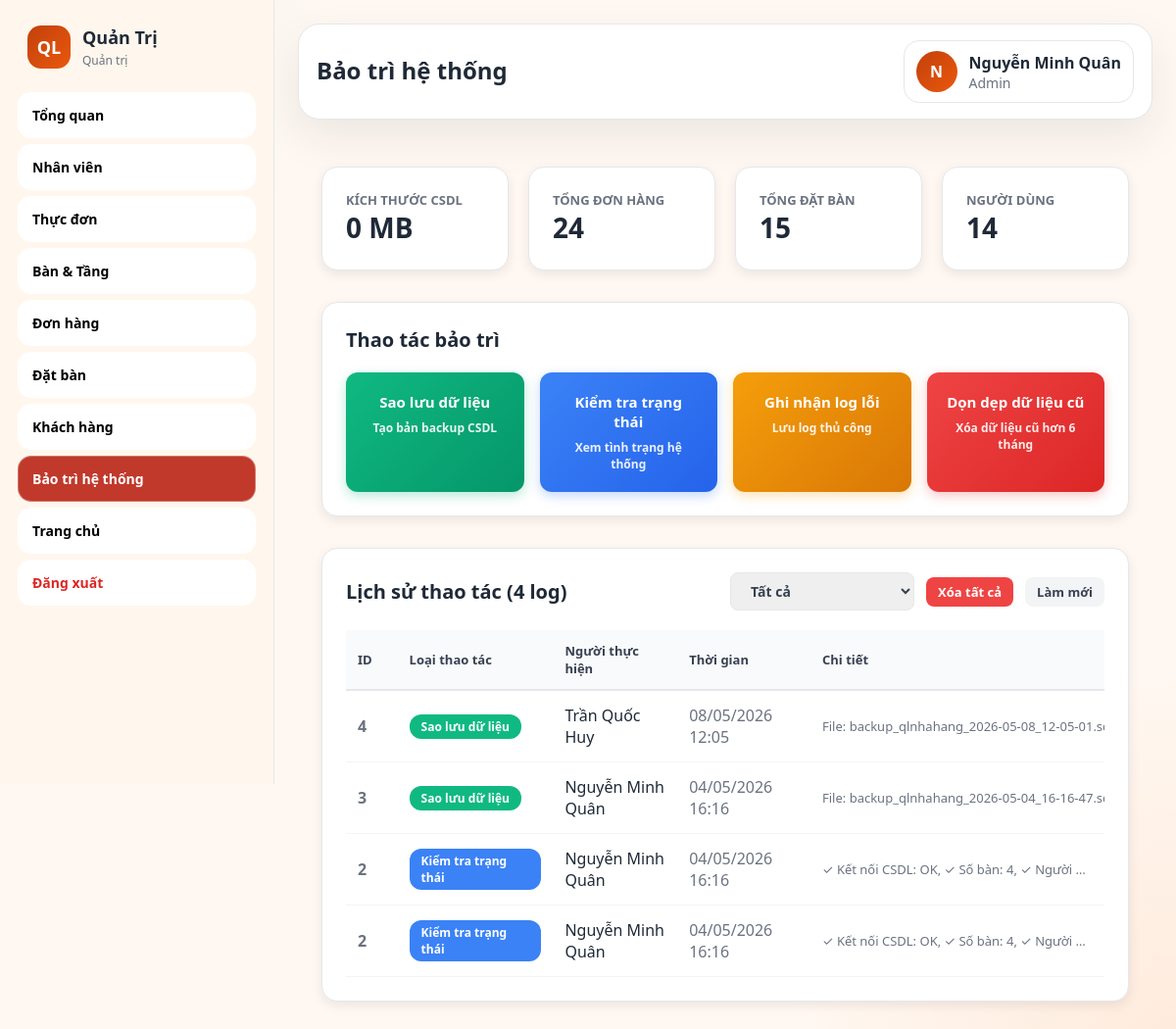
Page /admin.php?page=maintenance (signed in) on the earlier database version.
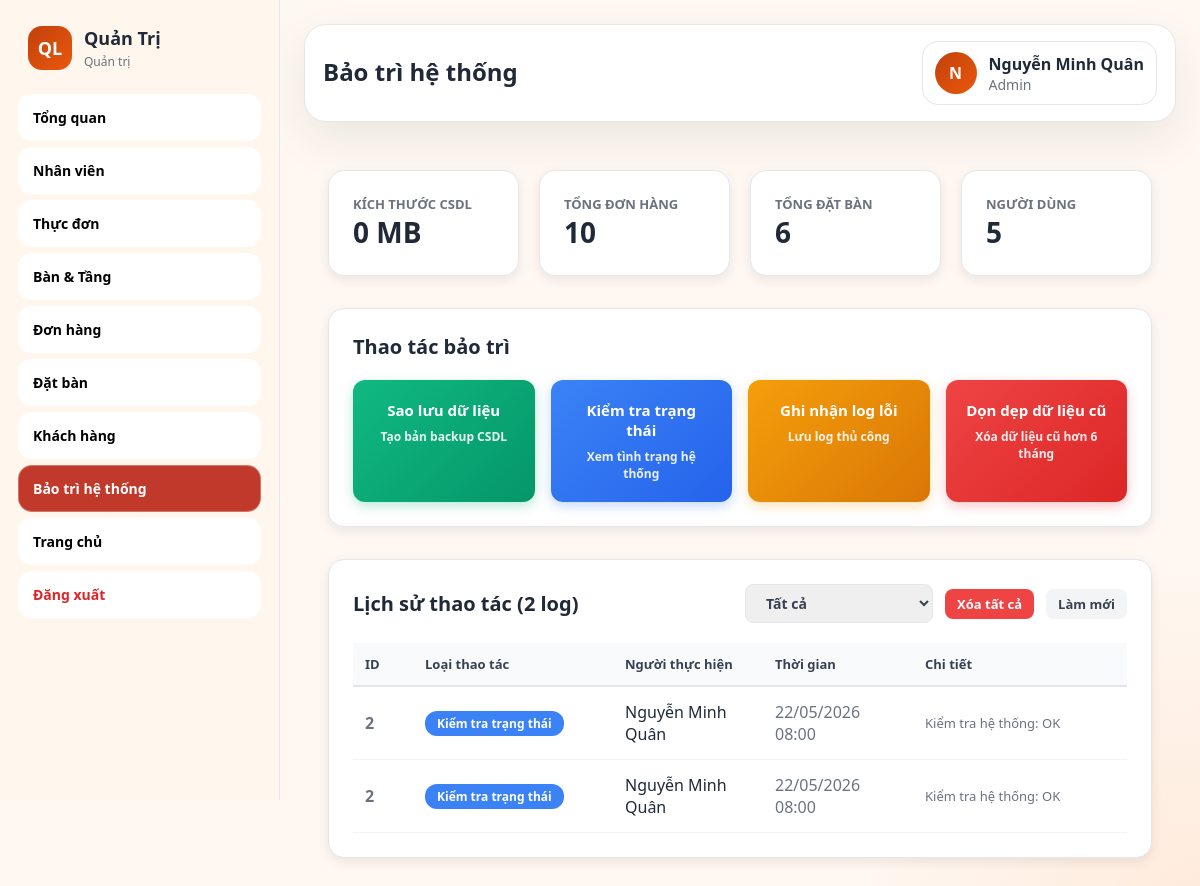
Same page on the later database version.
### tables this page shows
CREATE TABLE `data_operation_logs` (
  `log_id` int(11) NOT NULL AUTO_INCREMENT,
  `action_type` enum('backup','health_check','manual_log','delete_orders','delete_reservations','reset_all','restore','clean_old_data') NOT NULL,
  `deleted_count` int(11) DEFAULT 0,
  `performed_by` int(11) NOT NULL,
  `performed_at` datetime NOT NULL DEFAULT current_timestamp(),
  `details` text DEFAULT NULL,
  PRIMARY KEY (`log_id`),
  KEY `performed_by` (`performed_by`),
  KEY `idx_performed_at` (`performed_at`),
  KEY `idx_action_type` (`action_type`),
  CONSTRAINT `data_operation_logs_ibfk_1` FOREIGN KEY (`performed_by`) REFERENCES `users` (`user_id`)
);

CREATE TABLE `users` (
  `user_id` int(11) NOT NULL AUTO_INCREMENT,
  `full_name` varchar(100) NOT NULL,
  `phone` varchar(15) DEFAULT NULL,
  `ngay_sinh` date DEFAULT NULL,
  `gioi_tinh` enum('Nam','Nữ') DEFAULT NULL,
  `email` varchar(100) DEFAULT NULL,
  `username` varchar(50) NOT NULL,
  `password` varchar(255) NOT NULL,
  `role_id` int(11) NOT NULL,
  `status` enum('hoat_dong','khoa') NOT NULL DEFAULT 'hoat_dong',
  `created_at` datetime NOT NULL DEFAULT current_timestamp(),
  PRIMARY KEY (`user_id`),
  UNIQUE KEY `uq_users_username` (`username`),
  UNIQUE KEY `uq_users_email` (`email`),
  UNIQUE KEY `uq_users_phone` (`phone`),
  KEY `idx_users_role_id` (`role_id`)
);

### includes/functions.php (called while the page is built, shortened)
<?php
function e($value): string {
    return htmlspecialchars((string)$value, ENT_QUOTES, 'UTF-8');
}

### admin/maintenance.php (the view, shortened to what the changed rows need)
<?php
require_once __DIR__ . '/../config/database.php';
require_once __DIR__ . '/../includes/functions.php';
$stats = [];
$stats['tables']       = $conn->query("SELECT COUNT(*) as c FROM tables")->fetch_assoc()['c'];
$stats['orders']       = $conn->query("SELECT COUNT(*) as c FROM orders")->fetch_assoc()['c'];
$stats['reservations'] = $conn->query("SELECT COUNT(*) as c FROM reservations")->fetch_assoc()['c'];
$stats['users']        = $conn->query("SELECT COUNT(*) as c FROM users WHERE status='hoat_dong'")->fetch_assoc()['c'];
$logs_result = $conn->query("
    SELECT l.log_id, l.action_type, l.deleted_count, l.performed_by, l.performed_at, l.details,
           u.full_name as performed_by_name
    FROM data_operation_logs l
    LEFT JOIN users u ON u.user_id = l.performed_by
    ORDER BY l.log_id DESC
    LIMIT 100
");
$logs = $logs_result ? $logs_result->fetch_all(MYSQLI_ASSOC) : [];
$total_logs = count($logs);
$db_size = $conn->query("
    SELECT ROUND(SUM(data_length + index_length)/1024/1024, 2) AS size_mb
    FROM information_schema.TABLES WHERE table_schema='qlnhahang'
")->fetch_assoc()['size_mb'] ?? 0;
?>
<div class="module-container" style="padding:24px;">
    <div style="display:grid; grid-template-columns:repeat(4,1fr); gap:20px; margin-bottom:32px;">
        <div style="background:white; border-radius:16px; padding:24px; display:flex; align-items:center; gap:16px; box-shadow:0 4px 12px rgba(0,0,0,0.08); border:1px solid #e5e7eb;">
            <div><div style="font-size:13px;color:#6b7280;font-weight:600;text-transform:uppercase;">Kích thước CSDL</div><div style="font-size:28px;font-weight:800;"><?= $db_size ?> MB</div></div>
        </div>
        <div style="background:white; border-radius:16px; padding:24px; display:flex; align-items:center; gap:16px; box-shadow:0 4px 12px rgba(0,0,0,0.08); border:1px solid #e5e7eb;">
            <div><div style="font-size:13px;color:#6b7280;font-weight:600;text-transform:uppercase;">Tổng đơn hàng</div><div style="font-size:28px;font-weight:800;"><?= number_format($stats['orders']) ?></div></div>
        </div>
        <div style="background:white; border-radius:16px; padding:24px; display:flex; align-items:center; gap:16px; box-shadow:0 4px 12px rgba(0,0,0,0.08); border:1px solid #e5e7eb;">
            <div><div style="font-size:13px;color:#6b7280;font-weight:600;text-transform:uppercase;">Tổng đặt bàn</div><div style="font-size:28px;font-weight:800;"><?= number_format($stats['reservations']) ?></div></div>
        </div>
        <div style="background:white; border-radius:16px; padding:24px; display:flex; align-items:center; gap:16px; box-shadow:0 4px 12px rgba(0,0,0,0.08); border:1px solid #e5e7eb;">
            <div><div style="font-size:13px;color:#6b7280;font-weight:600;text-transform:uppercase;">Người dùng</div><div style="font-size:28px;font-weight:800;"><?= number_format($stats['users']) ?></div></div>
        </div>
    </div>
    <div style="background:white; border-radius:16px; padding:24px; margin-bottom:32px; box-shadow:0 4px 12px rgba(0,0,0,0.08); border:1px solid #e5e7eb;">
        <h3 style="margin:0 0 20px; font-size:20px; font-weight:700;">Thao tác bảo trì</h3>
        <div style="display:grid; grid-template-columns:repeat(4,1fr); gap:16px;">
            <button onclick="performBackup(event)" style="padding:20px; border:none; border-radius:12px; cursor:pointer; display:flex; flex-direction:column; align-items:center; gap:8px; font-weight:700; font-size:15px; color:white; background:linear-gradient(135deg,#10b981,#059669); box-shadow:0 4px 12px rgba(16,185,129,0.3);">
                <span>Sao lưu dữ liệu</span>
                <small style="font-size:12px;opacity:0.9;">Tạo bản backup CSDL</small>
            </button>
            <button onclick="checkSystemHealth(event)" style="padding:20px; border:none; border-radius:12px; cursor:pointer; display:flex; flex-direction:column; align-items:center; gap:8px; font-weight:700; font-size:15px; color:white; background:linear-gradient(135deg,#3b82f6,#2563eb); box-shadow:0 4px 12px rgba(59,130,246,0.3);">
                <span>Kiểm tra trạng thái</span>
                <small style="font-size:12px;opacity:0.9;">Xem tình trạng hệ thống</small>
            </button>
            <button onclick="addTestLog(event)" style="padding:20px; border:none; border-radius:12px; cursor:pointer; display:flex; flex-direction:column; align-items:center; gap:8px; font-weight:700; font-size:15px; color:white; background:linear-gradient(135deg,#f59e0b,#d97706); box-shadow:0 4px 12px rgba(245,158,11,0.3);">
                <span>Ghi nhận log lỗi</span>
                <small style="font-size:12px;opacity:0.9;">Lưu log thủ công</small>
            </button>
            <button onclick="cleanOldData(event)" style="padding:20px; border:none; border-radius:12px; cursor:pointer; display:flex; flex-direction:column; align-items:center; gap:8px; font-weight:700; font-size:15px; color:white; background:linear-gradient(135deg,#ef4444,#dc2626); box-shadow:0 4px 12px rgba(239,68,68,0.3);">
                <span>Dọn dẹp dữ liệu cũ</span>
                <small style="font-size:12px;opacity:0.9;">Xóa dữ liệu cũ hơn 6 tháng</small>
            </button>
        </div>
    </div>
    <div style="background:white; border-radius:16px; padding:24px; box-shadow:0 4px 12px rgba(0,0,0,0.08); border:1px solid #e5e7eb;">
        <div style="display:flex; justify-content:space-between; align-items:center; margin-bottom:20px;">
            <h3 style="margin:0; font-size:20px; font-weight:700;">Lịch sử thao tác (<?= $total_logs ?> log)</h3>
            <div style="display:flex; gap:12px; align-items:center;">
                <select id="logFilter" onchange="filterLogs()" style="padding:8px 16px; border:1px solid #e5e7eb; border-radius:8px; font-size:14px; font-weight:600; color:#374151;">
                    <option value="all">Tất cả</option>
                </select>
                <button onclick="deleteAllLogs()" style="padding:6px 12px; border:none; border-radius:8px; cursor:pointer; font-weight:600; font-size:13px; background:#ef4444; color:white; display:inline-flex; align-items:center; gap:6px;">
                    Xóa tất cả
                </button>
                <button onclick="location.reload()" style="padding:6px 12px; border:none; border-radius:8px; cursor:pointer; font-weight:600; font-size:13px; background:#f3f4f6; color:#374151;">
                    Làm mới
                </button>
            </div>
        </div>
        <?php if ($total_logs > 0): ?>
        <div style="overflow-x:auto;">
            <table style="width:100%; border-collapse:collapse;">
                <thead style="background:#f9fafb;">
                    <tr>
                        <th style="padding:12px; text-align:left; font-weight:700; font-size:13px; color:#374151; border-bottom:2px solid #e5e7eb; width:60px;">ID</th>
                        <th style="padding:12px; text-align:left; font-weight:700; font-size:13px; color:#374151; border-bottom:2px solid #e5e7eb; width:200px;">Loại thao tác</th>
                        <th style="padding:12px; text-align:left; font-weight:700; font-size:13px; color:#374151; border-bottom:2px solid #e5e7eb; width:150px;">Người thực hiện</th>
                        <th style="padding:12px; text-align:left; font-weight:700; font-size:13px; color:#374151; border-bottom:2px solid #e5e7eb; width:150px;">Thời gian</th>
                        <th style="padding:12px; text-align:left; font-weight:700; font-size:13px; color:#374151; border-bottom:2px solid #e5e7eb;">Chi tiết</th>
                    </tr>
                </thead>
                <tbody id="logsTableBody">
                    <?php
                    $action_labels = [
                        'delete_orders' => 'Dọn dẹp dữ liệu cũ',
                        'backup'        => 'Sao lưu dữ liệu',
                        'health_check'  => 'Kiểm tra trạng thái',
                        'manual_log'    => 'Ghi nhận log lỗi',
                        'delete_reservations' => 'Xóa đặt bàn',
                        'reset_all'     => 'Reset toàn bộ',
                        'restore'       => 'Khôi phục'
                    ];
                    $action_colors = [
                        'delete_orders' => '#ef4444',
                        'backup'        => '#10b981',
                        'health_check'  => '#3b82f6',
                        'manual_log'    => '#f59e0b',
                        'delete_reservations' => '#f59e0b',
                        'reset_all'     => '#dc2626',
                        'restore'       => '#3b82f6'
                    ];
                    foreach ($logs as $log):
                        $action = $log['action_type'] ?? 'unknown';
                        $label  = $action_labels[$action] ?? ucfirst(str_replace('_', ' ', $action));
                        $color  = $action_colors[$action] ?? '#6b7280';
                    ?>
                    <tr data-action-type="<?= $action ?>" style="border-bottom:1px solid #f3f4f6;">
                        <td style="padding:14px 12px; font-weight:700; color:#6b7280;"><?= $log['log_id'] ?></td>
                        <td style="padding:14px 12px;">
                            <span style="display:inline-block; padding:4px 12px; border-radius:12px; font-size:12px; font-weight:700; color:white; background:<?= $color ?>;">
                                <?= $label ?>
                            </span>
                        </td>
                        <td style="padding:14px 12px;"><?= e($log['performed_by_name'] ?? 'N/A') ?></td>
                        <td style="padding:14px 12px; color:#6b7280;"><?= date('d/m/Y H:i', strtotime($log['performed_at'])) ?></td>
                        <td style="padding:14px 12px; max-width:300px; overflow:hidden; text-overflow:ellipsis; white-space:nowrap; color:#6b7280; font-size:13px;">
                            <?php if ($log['backup_file']): ?>
                                <div style="display:flex; align-items:center; gap:12px;">
                                    <span style="flex:1;"><?= e($log['details'] ?? '-') ?></span>
                                </div>
                            <?php else: ?>
                                <?= e($log['details'] ?? '-') ?>
                            <?php endif; ?>
                        </td>
                    </tr>
                    <?php endforeach; ?>
                </tbody>
            </table>
        </div>
        <?php endif; ?>
    </div>
</div>

### includes/layout.php (shortened to what the changed rows need)
<?php
$_layoutUser     = $_SESSION['user'] ?? [];
$_layoutRole     = strtolower($_layoutUser['role_name'] ?? '');
$_adminMenu = [
    'reports'     => ['label' => 'Tổng quan',       'url' => '/quanlynhahang/admin.php?page=reports'],
    'employees'   => ['label' => 'Nhân viên',        'url' => '/quanlynhahang/admin.php?page=employees'],
    'menu'        => ['label' => 'Thực đơn',         'url' => '/quanlynhahang/admin.php?page=menu'],
    'tables'      => ['label' => 'Bàn & Tầng',       'url' => '/quanlynhahang/admin.php?page=tables'],
    'orders'      => ['label' => 'Đơn hàng',         'url' => '/quanlynhahang/admin.php?page=orders'],
    'reservations'=> ['label' => 'Đặt bàn',          'url' => '/quanlynhahang/admin.php?page=reservations'],
    'customers'   => ['label' => 'Khách hàng',       'url' => '/quanlynhahang/admin.php?page=customers'],
    'maintenance' => ['label' => 'Bảo trì hệ thống', 'url' => '/quanlynhahang/admin.php?page=maintenance'],
];
$_cashierMenu = [
    'cashier'         => ['label' => 'Thanh toán',   'url' => '/quanlynhahang/cashier/index.php'],
    'cashier_history' => ['label' => 'Lịch sử',      'url' => '/quanlynhahang/cashier/history.php'],
];
$_waiterMenu = [
    'waiter'  => ['label' => 'Sơ đồ bàn',   'url' => '/quanlynhahang/waiter/index.php'],
    'w_orders'=> ['label' => 'Đơn hôm nay',  'url' => '/quanlynhahang/waiter/my_orders.php'],
];
$_kitchenMenu = [
    'kitchen' => ['label' => 'Bill món ăn',  'url' => '/quanlynhahang/kitchen/index.php'],
    'kitchen_history' => ['label' => 'Lịch sử',  'url' => '/quanlynhahang/kitchen/history.php'],
];
$_menuItems = match($sidebarRole ?? 'admin') {
    'thungan' => $_cashierMenu,
    'phucvu'  => $_waiterMenu,
    'bep'     => $_kitchenMenu,
    default   => $_adminMenu,
};
?>
<!DOCTYPE html>
<html lang="vi">
<head>
    <link rel="stylesheet" href="/quanlynhahang/assets/css/app.css">
</head>
<body class="theme-warm">
<div class="admin-layout">
    <aside class="sidebar">
        <div class="sidebar-brand">
            <div>
                <h2>Quản Trị</h2>
            </div>
        </div>
        <nav class="menu">
            <?php foreach ($_menuItems as $key => $item): ?>
                <a href="<?= $item['url'] ?>" class="<?= ($activeMenu ?? '') === $key ? 'active' : '' ?>">
                    <?= $item['label'] ?>
                </a>
            <?php endforeach; ?>
            <?php if (in_array($_layoutRole, ['admin', 'quanly'])): ?>
                <a href="/quanlynhahang/index.php" target="_blank">
                    Trang chủ
                </a>
            <?php endif; ?>
            <a href="/quanlynhahang/auth/logout.php" style="margin-top:auto; color:#dc2626;">Đăng xuất</a>
        </nav>
    </aside>
    <main class="main">
        <div class="topbar">
            <div>
                <h1><?= htmlspecialchars($pageTitle ?? '') ?></h1>
            </div>
        </div>

Differences in the rows shown:
removed data_operation_logs: log_id "4", action_type "Sao lưu dữ liệu", performed_by.full_name "Trần Quốc Huy", performed_at "08/05/2026 12:05", details "File: backup_qlnhahang_2026-05-08_12-05-…"
removed data_operation_logs: log_id "3", action_type "Sao lưu dữ liệu", performed_by.full_name "Nguyễn Minh Quân", performed_at "04/05/2026 16:16", details "File: backup_qlnhahang_2026-05-04_16-16-…"
changed data_operation_logs "Kiểm tra trạng thái": performed_at "04/05/2026 16:16" → "22/05/2026 08:00"; details "✓ Kết nối CSDL: OK, ✓ Số bàn: 4, ✓ Người…" → "Kiểm tra hệ thống: OK"
Other differences:
$stats['orders']: "24" → "10"
$stats['reservations']: "15" → "6"
$stats['users']: "14" → "5"
$total_logs: "4" → "2"
